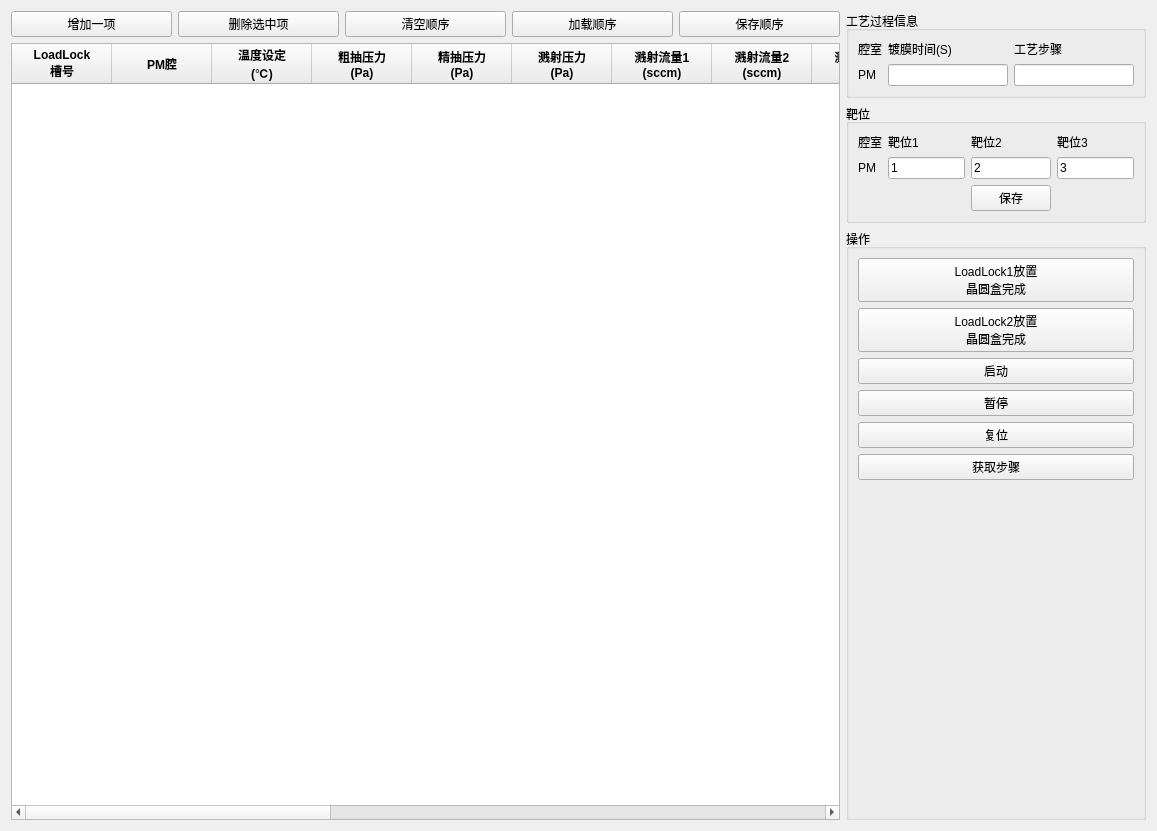
<?xml version="1.0" encoding="UTF-8"?>
<ui version="4.0">
 <class>SlotTransferAutoVTMWidget</class>
 <widget class="QWidget" name="SlotTransferAutoVTMWidget">
  <property name="geometry">
   <rect>
    <x>0</x>
    <y>0</y>
    <width>1157</width>
    <height>831</height>
   </rect>
  </property>
  <property name="sizePolicy">
   <sizepolicy hsizetype="Expanding" vsizetype="Expanding">
    <horstretch>0</horstretch>
    <verstretch>0</verstretch>
   </sizepolicy>
  </property>
  <property name="windowTitle">
   <string>Form</string>
  </property>
  <layout class="QHBoxLayout" name="horizontalLayout">
   <item>
    <layout class="QGridLayout" name="gridLayout_7">
     <item row="0" column="0">
      <widget class="QPushButton" name="add_an_item_pbt">
       <property name="text">
        <string>增加一项</string>
       </property>
      </widget>
     </item>
     <item row="0" column="4">
      <widget class="QPushButton" name="save_sequence_pbt">
       <property name="text">
        <string>保存顺序</string>
       </property>
      </widget>
     </item>
     <item row="0" column="3">
      <widget class="QPushButton" name="load_sequence_pbt">
       <property name="text">
        <string>加载顺序</string>
       </property>
      </widget>
     </item>
     <item row="0" column="2">
      <widget class="QPushButton" name="clear_sequence_pbt">
       <property name="text">
        <string>清空顺序</string>
       </property>
      </widget>
     </item>
     <item row="1" column="0" colspan="5">
      <widget class="QTableWidget" name="sequence_edit_tbw">
       <property name="minimumSize">
        <size>
         <width>800</width>
         <height>0</height>
        </size>
       </property>
       <property name="alternatingRowColors">
        <bool>true</bool>
       </property>
       <attribute name="horizontalHeaderVisible">
        <bool>true</bool>
       </attribute>
       <column>
        <property name="text">
         <string>LoadLock
槽号</string>
        </property>
        <property name="font">
         <font>
          <weight>75</weight>
          <bold>true</bold>
         </font>
        </property>
       </column>
       <column>
        <property name="text">
         <string>PM腔</string>
        </property>
        <property name="font">
         <font>
          <weight>75</weight>
          <bold>true</bold>
         </font>
        </property>
       </column>
       <column>
        <property name="text">
         <string>温度设定
(℃)</string>
        </property>
        <property name="font">
         <font>
          <weight>75</weight>
          <bold>true</bold>
         </font>
        </property>
       </column>
       <column>
        <property name="text">
         <string>粗抽压力
(Pa)</string>
        </property>
        <property name="font">
         <font>
          <weight>75</weight>
          <bold>true</bold>
         </font>
        </property>
       </column>
       <column>
        <property name="text">
         <string>精抽压力
(Pa)</string>
        </property>
        <property name="font">
         <font>
          <weight>75</weight>
          <bold>true</bold>
         </font>
        </property>
       </column>
       <column>
        <property name="text">
         <string>溅射压力
(Pa)</string>
        </property>
        <property name="font">
         <font>
          <weight>75</weight>
          <bold>true</bold>
         </font>
        </property>
       </column>
       <column>
        <property name="text">
         <string>溅射流量1
(sccm)</string>
        </property>
        <property name="font">
         <font>
          <weight>75</weight>
          <bold>true</bold>
         </font>
        </property>
       </column>
       <column>
        <property name="text">
         <string>溅射流量2
(sccm)</string>
        </property>
        <property name="font">
         <font>
          <weight>75</weight>
          <bold>true</bold>
         </font>
        </property>
       </column>
       <column>
        <property name="text">
         <string>溅射流量3
(sccm)</string>
        </property>
        <property name="font">
         <font>
          <weight>75</weight>
          <bold>true</bold>
         </font>
        </property>
       </column>
       <column>
        <property name="text">
         <string>溅射功率1
(W)</string>
        </property>
        <property name="font">
         <font>
          <weight>75</weight>
          <bold>true</bold>
         </font>
        </property>
       </column>
       <column>
        <property name="text">
         <string>溅射功率
增速1(W/S)</string>
        </property>
        <property name="font">
         <font>
          <weight>75</weight>
          <bold>true</bold>
         </font>
        </property>
       </column>
       <column>
        <property name="text">
         <string>溅射功率2
(W)</string>
        </property>
        <property name="font">
         <font>
          <weight>75</weight>
          <bold>true</bold>
         </font>
        </property>
       </column>
       <column>
        <property name="text">
         <string>溅射功率
增速2(W/S)</string>
        </property>
        <property name="font">
         <font>
          <weight>75</weight>
          <bold>true</bold>
         </font>
        </property>
       </column>
       <column>
        <property name="text">
         <string>溅射功率3
(W)</string>
        </property>
        <property name="font">
         <font>
          <weight>75</weight>
          <bold>true</bold>
         </font>
        </property>
       </column>
       <column>
        <property name="text">
         <string>溅射功率
增速3(W/S)</string>
        </property>
        <property name="font">
         <font>
          <weight>75</weight>
          <bold>true</bold>
         </font>
        </property>
       </column>
       <column>
        <property name="text">
         <string>预溅射
时间(min)</string>
        </property>
        <property name="font">
         <font>
          <weight>75</weight>
          <bold>true</bold>
         </font>
        </property>
       </column>
       <column>
        <property name="text">
         <string>工艺溅射
旋转速度(°/S)</string>
        </property>
        <property name="font">
         <font>
          <weight>75</weight>
          <bold>true</bold>
         </font>
        </property>
       </column>
       <column>
        <property name="text">
         <string>工艺溅射
时间(min)</string>
        </property>
        <property name="font">
         <font>
          <weight>75</weight>
          <bold>true</bold>
         </font>
        </property>
       </column>
       <column>
        <property name="text">
         <string>1#阴极
电源选择</string>
        </property>
        <property name="font">
         <font>
          <weight>75</weight>
          <bold>true</bold>
         </font>
        </property>
       </column>
       <column>
        <property name="text">
         <string>2#阴极
电源选择</string>
        </property>
        <property name="font">
         <font>
          <weight>75</weight>
          <bold>true</bold>
         </font>
        </property>
       </column>
       <column>
        <property name="text">
         <string>3#阴极
电源选择</string>
        </property>
        <property name="font">
         <font>
          <weight>75</weight>
          <bold>true</bold>
         </font>
        </property>
       </column>
      </widget>
     </item>
     <item row="0" column="1">
      <widget class="QPushButton" name="delete_the_selected_item_pbt">
       <property name="text">
        <string>删除选中项</string>
       </property>
      </widget>
     </item>
     <item row="0" column="5" rowspan="2">
      <layout class="QVBoxLayout" name="verticalLayout">
       <property name="sizeConstraint">
        <enum>QLayout::SetMinimumSize</enum>
       </property>
       <item>
        <widget class="QGroupBox" name="groupBox_3">
         <property name="maximumSize">
          <size>
           <width>300</width>
           <height>16777215</height>
          </size>
         </property>
         <property name="title">
          <string>工艺过程信息</string>
         </property>
         <layout class="QGridLayout" name="gridLayout_6">
          <item row="0" column="0">
           <layout class="QGridLayout" name="gridLayout_4">
            <item row="1" column="0">
             <widget class="QLabel" name="label_6">
              <property name="text">
               <string>PM</string>
              </property>
             </widget>
            </item>
            <item row="0" column="2">
             <widget class="QLabel" name="label_3">
              <property name="text">
               <string>工艺步骤</string>
              </property>
             </widget>
            </item>
            <item row="1" column="2">
             <widget class="QLineEdit" name="processing_step_pm2_let">
              <property name="readOnly">
               <bool>true</bool>
              </property>
             </widget>
            </item>
            <item row="0" column="1">
             <widget class="QLabel" name="label_4">
              <property name="text">
               <string>镀膜时间(S)</string>
              </property>
             </widget>
            </item>
            <item row="1" column="1">
             <widget class="QLineEdit" name="coating_time_pm2_let">
              <property name="readOnly">
               <bool>true</bool>
              </property>
             </widget>
            </item>
            <item row="0" column="0">
             <widget class="QLabel" name="label">
              <property name="text">
               <string>腔室</string>
              </property>
             </widget>
            </item>
           </layout>
          </item>
         </layout>
        </widget>
       </item>
       <item>
        <widget class="QGroupBox" name="groupBox">
         <property name="maximumSize">
          <size>
           <width>300</width>
           <height>16777215</height>
          </size>
         </property>
         <property name="title">
          <string>靶位</string>
         </property>
         <layout class="QGridLayout" name="gridLayout">
          <item row="0" column="0">
           <layout class="QGridLayout" name="gridLayout_9">
            <item row="1" column="0">
             <widget class="QLabel" name="label_18">
              <property name="text">
               <string>PM</string>
              </property>
             </widget>
            </item>
            <item row="0" column="1">
             <widget class="QLabel" name="label_20">
              <property name="text">
               <string>靶位1</string>
              </property>
             </widget>
            </item>
            <item row="0" column="2">
             <widget class="QLabel" name="label_16">
              <property name="text">
               <string>靶位2</string>
              </property>
             </widget>
            </item>
            <item row="0" column="0">
             <widget class="QLabel" name="label_15">
              <property name="text">
               <string>腔室</string>
              </property>
             </widget>
            </item>
            <item row="1" column="3">
             <widget class="QLineEdit" name="target_site_3_pm2_let">
              <property name="text">
               <string>3</string>
              </property>
              <property name="readOnly">
               <bool>false</bool>
              </property>
             </widget>
            </item>
            <item row="0" column="3">
             <widget class="QLabel" name="label_21">
              <property name="text">
               <string>靶位3</string>
              </property>
             </widget>
            </item>
            <item row="2" column="2">
             <widget class="QPushButton" name="save_target_site_pbt">
              <property name="text">
               <string>保存</string>
              </property>
             </widget>
            </item>
            <item row="1" column="1">
             <widget class="QLineEdit" name="target_site_1_pm2_let">
              <property name="text">
               <string>1</string>
              </property>
              <property name="readOnly">
               <bool>false</bool>
              </property>
             </widget>
            </item>
            <item row="1" column="2">
             <widget class="QLineEdit" name="target_site_2_pm2_let">
              <property name="text">
               <string>2</string>
              </property>
              <property name="readOnly">
               <bool>false</bool>
              </property>
             </widget>
            </item>
           </layout>
          </item>
         </layout>
        </widget>
       </item>
       <item>
        <widget class="QGroupBox" name="groupBox_2">
         <property name="maximumSize">
          <size>
           <width>300</width>
           <height>16777215</height>
          </size>
         </property>
         <property name="title">
          <string>操作</string>
         </property>
         <layout class="QVBoxLayout" name="verticalLayout_3">
          <item>
           <layout class="QGridLayout" name="gridLayout_3">
            <item row="3" column="0">
             <widget class="QPushButton" name="pause_pbt">
              <property name="maximumSize">
               <size>
                <width>16777215</width>
                <height>16777215</height>
               </size>
              </property>
              <property name="text">
               <string>暂停</string>
              </property>
             </widget>
            </item>
            <item row="1" column="0">
             <widget class="QPushButton" name="loadlock2_put_cassette_finished_pbt">
              <property name="text">
               <string>LoadLock2放置
晶圆盒完成</string>
              </property>
             </widget>
            </item>
            <item row="2" column="0">
             <widget class="QPushButton" name="execute_pbt">
              <property name="maximumSize">
               <size>
                <width>16777215</width>
                <height>16777215</height>
               </size>
              </property>
              <property name="text">
               <string>启动</string>
              </property>
             </widget>
            </item>
            <item row="5" column="0">
             <widget class="QPushButton" name="get_step_pbt">
              <property name="text">
               <string>获取步骤</string>
              </property>
             </widget>
            </item>
            <item row="4" column="0">
             <widget class="QPushButton" name="reset_pbt">
              <property name="maximumSize">
               <size>
                <width>16777215</width>
                <height>16777215</height>
               </size>
              </property>
              <property name="text">
               <string>复位</string>
              </property>
             </widget>
            </item>
            <item row="0" column="0">
             <widget class="QPushButton" name="loadlock1_put_cassette_finished_pbt">
              <property name="text">
               <string>LoadLock1放置
晶圆盒完成</string>
              </property>
             </widget>
            </item>
           </layout>
          </item>
          <item>
           <spacer name="verticalSpacer">
            <property name="orientation">
             <enum>Qt::Vertical</enum>
            </property>
            <property name="sizeHint" stdset="0">
             <size>
              <width>20</width>
              <height>40</height>
             </size>
            </property>
           </spacer>
          </item>
         </layout>
        </widget>
       </item>
      </layout>
     </item>
    </layout>
   </item>
  </layout>
 </widget>
 <resources/>
 <connections/>
</ui>
